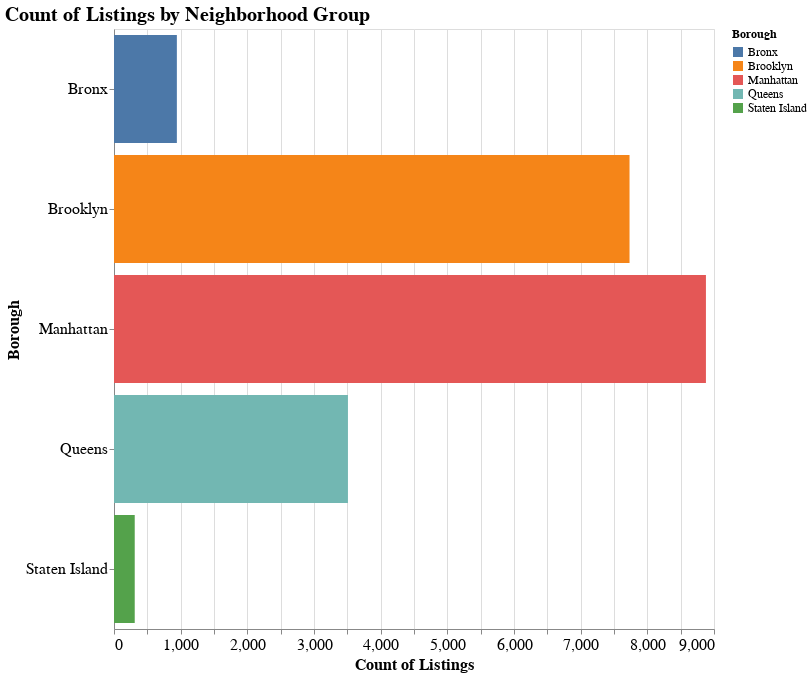

Here is the notebook cell this chart was saved with:
### Code cell
# Calculate the count of listings per neighborhood group
count_per_neighborhood = nyc['neighbourhood_group_cleansed'].value_counts().reset_index()
count_per_neighborhood.columns = ['neighbourhood_group_cleansed', 'count']

# Create the Altair bar chart
count_chart = alt.Chart(count_per_neighborhood).mark_bar().encode(
    x=alt.X('count:Q', title='Count of Listings'),
    y=alt.Y('neighbourhood_group_cleansed:N', title='Borough'),
    color=alt.Color('neighbourhood_group_cleansed:N', title='Borough')
).properties(
    title=alt.TitleParams(
        text='Count of Listings by Neighborhood Group',
        anchor='start',  # Align title to the right
        fontSize=20    # Change title font size
    ),
    width=600,
    height=600
).configure_axis(
    labelFontSize=16,
    titleFontSize=16
).configure_legend(
    labelFontSize=12,
    titleFontSize=12
)

# Display the chart
count_chart.save('count_per_neighborhood.png')
count_chart

### Figure 1 — Vega specification as saved in the notebook (floating-point values rounded to 4 significant figures)
{"$schema": "https://vega.github.io/schema/vega/v5.json", "data": [{"name": "source_0", "values": [{"count_end": 8879.0, "count_start": 0.0, "neighbourhood_group_cleansed": "Manhattan"}, {"count_end": 7733.0, "count_start": 0.0, "neighbourhood_group_cleansed": "Brooklyn"}, {"count_end": 3509.0, "count_start": 0.0, "neighbourhood_group_cleansed": "Queens"}, {"count_end": 943.0, "count_start": 0.0, "neighbourhood_group_cleansed": "Bronx"}, {"count_end": 311.0, "count_start": 0.0, "neighbourhood_group_cleansed": "Staten Island"}]}, {"name": "source_0_y_domain_neighbourhood_group_cleansed", "values": [{"neighbourhood_group_cleansed": "Manhattan"}, {"neighbourhood_group_cleansed": "Brooklyn"}, {"neighbourhood_group_cleansed": "Queens"}, {"neighbourhood_group_cleansed": "Bronx"}, {"neighbourhood_group_cleansed": "Staten Island"}]}, {"name": "source_0_color_domain_neighbourhood_group_cleansed", "values": [{"neighbourhood_group_cleansed": "Manhattan"}, {"neighbourhood_group_cleansed": "Brooklyn"}, {"neighbourhood_group_cleansed": "Queens"}, {"neighbourhood_group_cleansed": "Bronx"}, {"neighbourhood_group_cleansed": "Staten Island"}]}], "marks": [{"type": "rect", "name": "marks", "from": {"data": "source_0"}, "encode": {"update": {"x": {"field": "count_end", "scale": "x"}, "fill": {"field": "neighbourhood_group_cleansed", "scale": "color"}, "y": {"field": "neighbourhood_group_cleansed", "scale": "y"}, "height": {"signal": "max(0.25, bandwidth('y'))"}, "x2": {"field": "count_start", "scale": "x"}}}, "style": ["bar"]}], "scales": [{"name": "x", "type": "linear", "domain": {"data": "source_0", "fields": ["count_start", "count_end"]}, "range": [0, {"signal": "width"}], "zero": true, "nice": true}, {"name": "y", "type": "band", "domain": {"data": "source_0_y_domain_neighbourhood_group_cleansed", "field": "neighbourhood_group_cleansed", "sort": true}, "range": [0, {"signal": "height"}], "paddingInner": 0.1, "paddingOuter": 0.05}, {"name": "color", "type": "ordinal", "domain": {"data": "source_0_color_domain_neighbourhood_group_cleansed", "field": "neighbourhood_group_cleansed", "sort": true}, "range": "category"}], "axes": [{"scale": "x", "grid": true, "ticks": false, "aria": false, "minExtent": 0, "zindex": 0, "tickCount": {"signal": "ceil(width/40)"}, "orient": "bottom", "domain": false, "maxExtent": 0, "gridScale": "y", "labels": false}, {"scale": "x", "grid": false, "orient": "bottom", "zindex": 0, "tickCount": {"signal": "ceil(width/40)"}, "labelFlush": true, "labelOverlap": true, "title": "Count of Listings"}, {"scale": "y", "grid": false, "zindex": 0, "title": "Borough", "orient": "left"}], "title": {"text": "Count of Listings by Neighborhood Group", "anchor": "start", "fontSize": 20}, "background": "white", "style": "cell", "padding": 5, "height": 600, "width": 600, "config": {"axis": {"labelFontSize": 16, "titleFontSize": 16}, "legend": {"labelFontSize": 12, "titleFontSize": 12}}, "legends": [{"title": "Borough", "fill": "color", "symbolType": "square"}]}
